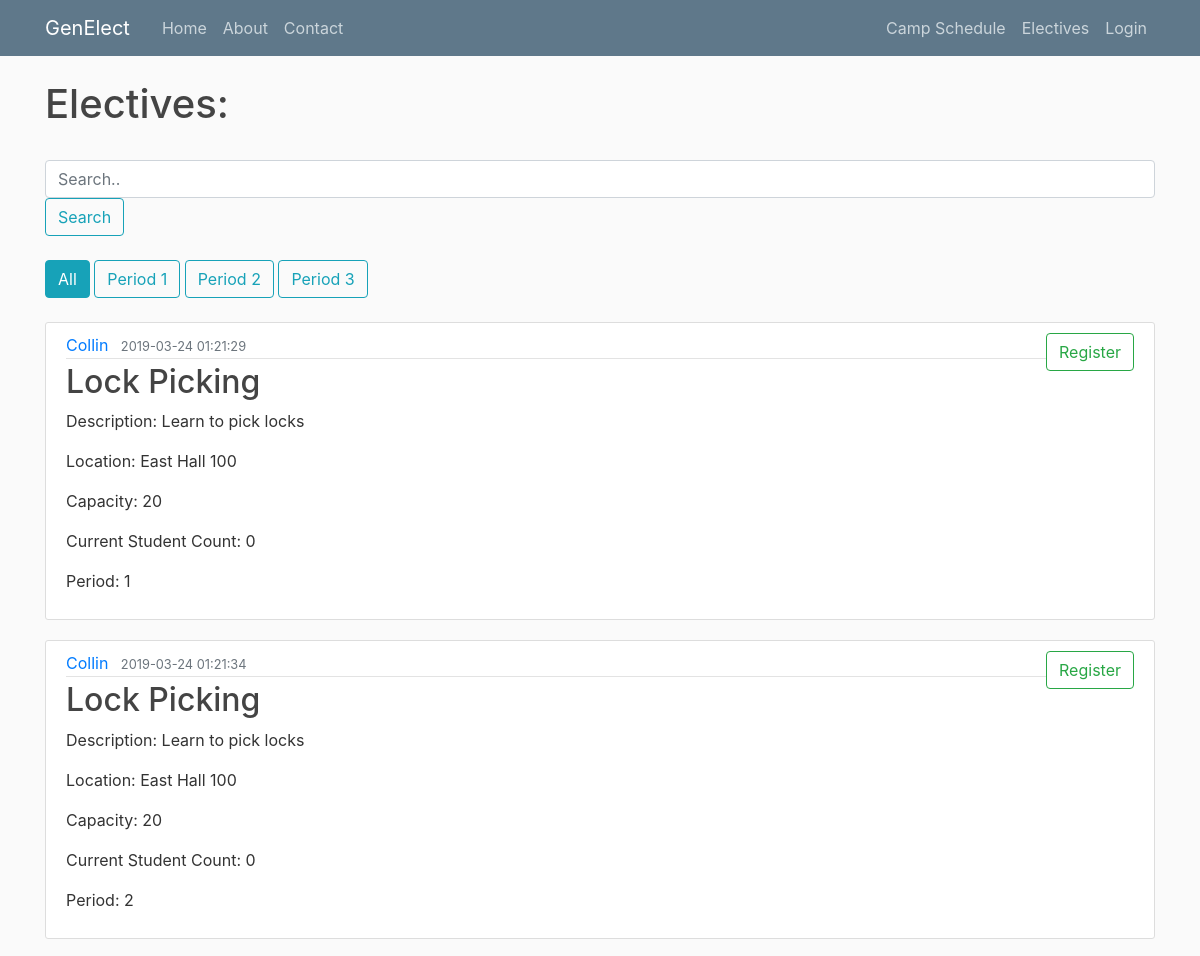
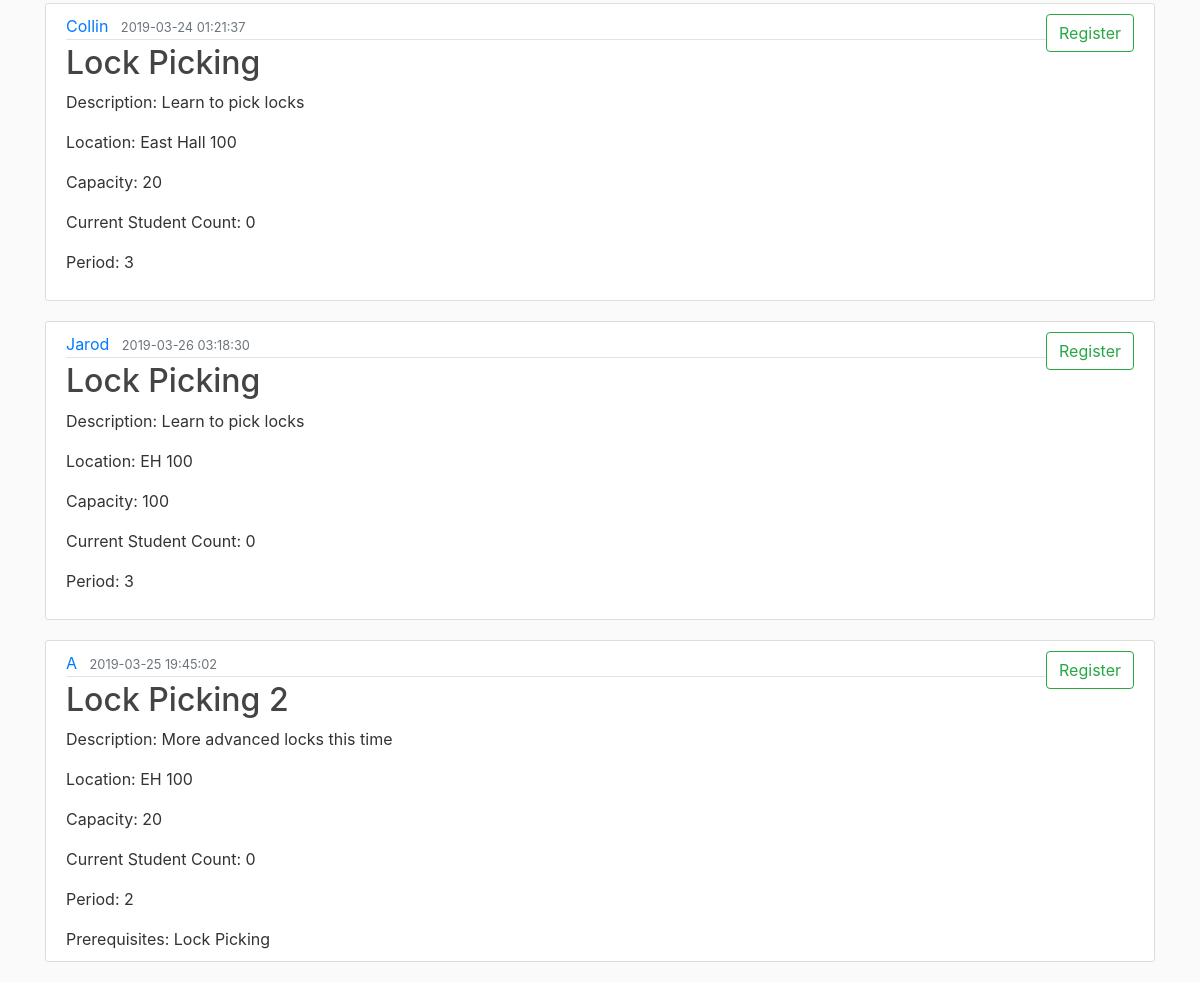
/offerings, run on an earlier commit of the app's database (2 pictures, top to bottom).
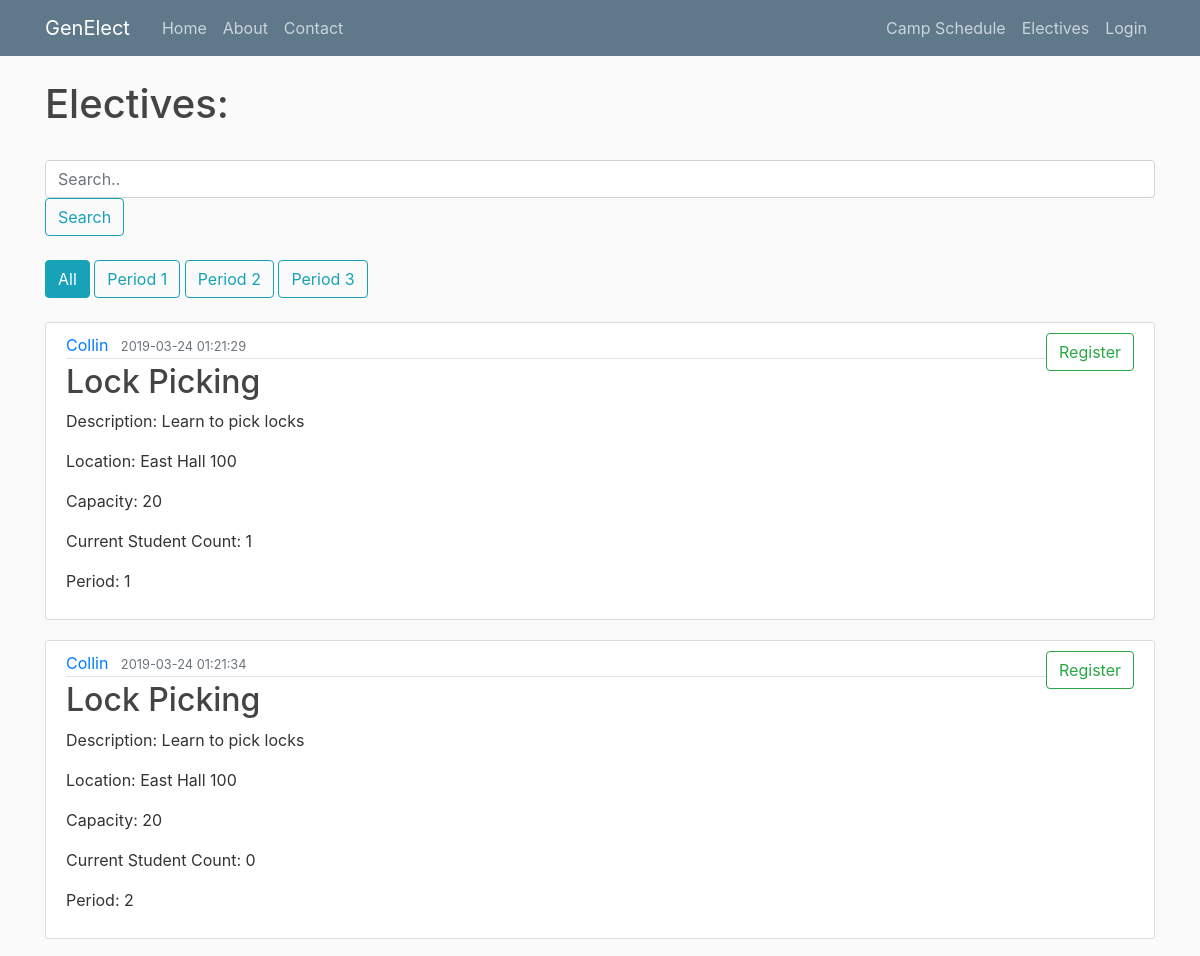
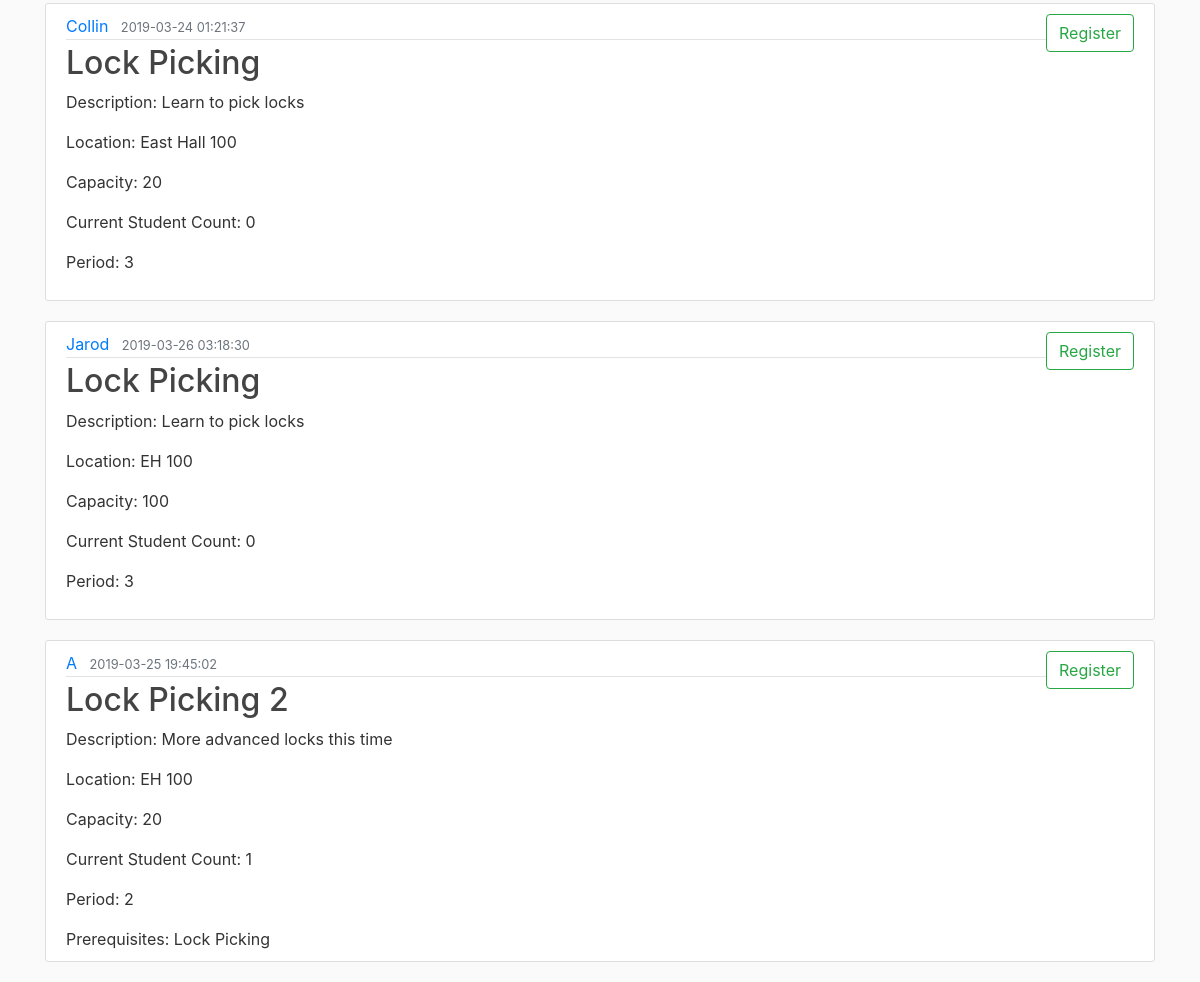
And on a later commit of the database (2 pictures, top to bottom).
### genElect/models.py (models this page shows)
class Base(db.Model):
    __abstract__ = True
    id = db.Column(db.Integer, primary_key=True, autoincrement=True)
    date_created = db.Column(db.DateTime, default=db.func.current_timestamp())
    date_modified = db.Column(db.DateTime, default=db.func.current_timestamp(),
            onupdate=db.func.current_timestamp())

class Offerings(Base):
    __tablename__ = 'offerings'
    day = db.Column(db.Date)
    period_start = db.Column(db.Integer)
    period_length = db.Column(db.Integer)
    building = db.Column(db.String(100))
    room = db.Column(db.String(100))
    instructor = db.Column(db.String(100))
    current_count = db.Column(db.Integer)
    capacity = db.Column(db.Integer)
    elective_id = db.Column(db.Integer, db.ForeignKey('electives.id'), nullable=False)
    registrations = db.relationship('Registrations', backref='offering', lazy=True)

class Electives(Base):
    __tablename__ = 'electives'
    name = db.Column(db.String(100))
    description = db.Column(db.String(500))
    prerequisites = db.relationship('Prerequisites', backref='elective', lazy=True)
    offerings = db.relationship('Offerings', backref='elective', lazy=True)
    completed_users = db.relationship('Completions', backref='elective', lazy=True)
    can_retake = db.Column(db.Boolean)

### genElect/__init__.py (the view)
@app.route("/electives") #FOR STUDENT USE
@app.route("/offerings") #FOR STUDENT USE
def electives():
    try:
        period = int(request.args.get('period'))
    except:
        period = 0
    search = request.args.get('search')
    if search is None:
        search = ""
    all_offerings = Offerings.query.order_by(Offerings.elective_id).all()
    offerings = []
    for offering in all_offerings:
        if (period == 0 or offering.period_start == period) and (search == "" or search.lower() in offering.elective.name.lower()):
            offerings.append(offering)
    registered = [] #build out list of registered offerings based on user registrations
    if current_user.is_authenticated:
        registrations = current_user.registrations
        for registration in registrations:
            registered.append(registration.offering)
    return render_template('studentelectives.html', offerings=offerings, registered=registered, Electives=Electives, period=period)

### genElect/templates/studentelectives.html
{% extends "layout.html" %}
{% block content %}
    <h1>Electives:</h1>
    <br>
    <form class="example" action="" method="get">
      <input type="text" placeholder="Search.." name="search" class="form-control">
      <button type="submit" class="btn btn-outline-info">Search</button>
    </form>
    <br>
    {% if not period %}
      <button type="button" onclick="window.location.href = '/electives'" class="btn btn-info">All</button>
    {% else %}
      <button type="button" onclick="window.location.href = '/electives'" class="btn btn-outline-info">All</button>
    {% endif %}
    {% if period and period == 1 %}
      <button type="button" onclick="window.location.href = '/electives?period=1'" class="btn btn-info">Period 1</button>
    {% else %}
      <button type="button" onclick="window.location.href = '/electives?period=1'" class="btn btn-outline-info">Period 1</button>
    {% endif %}
    {% if period and period == 2 %}
      <button type="button" onclick="window.location.href = '/electives?period=2'" class="btn btn-info">Period 2</button>
    {% else %}
      <button type="button" onclick="window.location.href = '/electives?period=2'" class="btn btn-outline-info">Period 2</button>
    {% endif %}
    {% if period and period == 3 %}
      <button type="button" onclick="window.location.href = '/electives?period=3'" class="btn btn-info">Period 3</button>
    {% else %}
      <button type="button" onclick="window.location.href = '/electives?period=3'" class="btn btn-outline-info">Period 3</button>
    {% endif %}
    <br><br>
    {% for offering in offerings %}
        <article class="media content-section">
          <div class="media-body">
            <div class="article-metadata">
              <a class="mr-2" href="#">{{offering.instructor}}</a>
              <small class="text-muted">{{ offering.date_created }}</small>
            </div>
            <h2><a class="article-title" href="#">{{ offering.elective.name }}</a></h2>
            <p class="article-content">Description: {{ offering.elective.description }}</p>
            <p class="article-content">Location: {{ offering.building }} {{ offering.room }}</p>
            <p class="article-content">Capacity: {{ offering.capacity }}</p>
            <p class="article-content">Current Student Count: {{ offering.current_count }}</p>
            <p class="article-content">Period: {{ offering.period_start }}</p>
            {% if offering.elective.prerequisites %}
              <span class="article-content">Prerequisites:</span>
              {% for prereq in offering.elective.prerequisites %}
                {{ Electives.query.filter_by(id=prereq.prerequisite_elective_id).first().name }}
              {% endfor %}
            {% endif %}
          </div>
          <div class="form-group">
            {% if offering in registered %}
              <button type="button" onclick="window.location.href = '/drop/{{offering.id}}?back=electives'" class="btn btn-outline-danger">Drop</button>
            {% else %}
              <button type="button" onclick="window.location.href = '/register/{{offering.id}}'" class="btn btn-outline-success">Register</button>
            {% endif %}
        </div>
        </article>
    {% endfor %}
{% endblock content %}

What changed in the data, as far as the page shows it:
changed Offerings (number 1 of 5 on the later page): current_count "0" → "1"
changed Offerings "Lock Picking 2": current_count "0" → "1"
